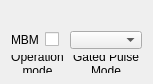
  <widget class="QWidget" name="layoutWidget">
   <property name="geometry">
    <rect>
     <x>10</x>
     <y>80</y>
     <width>141</width>
     <height>71</height>
    </rect>
   </property>
   <layout class="QGridLayout" name="multibunchLayout">
    <item row="1" column="2">
     <widget class="TaurusValueComboBox" name="tbGatedPulseModeCombo"/>
    </item>
    <item row="1" column="0">
     <widget class="QLabel" name="multibunchLabel">
      <property name="text">
       <string>MBM</string>
      </property>
     </widget>
    </item>
    <item row="0" column="0" colspan="2">
     <widget class="TaurusLabel" name="tbMultiBunchValue"/>
    </item>
    <item row="2" column="2">
     <widget class="QLabel" name="tbGatedPulseModeLabel">
      <property name="text">
       <string>Gated Pulse Mode</string>
      </property>
      <property name="alignment">
       <set>Qt::AlignCenter</set>
      </property>
      <property name="wordWrap">
       <bool>true</bool>
      </property>
     </widget>
    </item>
    <item row="2" column="0" colspan="2">
     <widget class="QLabel" name="label">
      <property name="text">
       <string>Operation mode</string>
      </property>
      <property name="alignment">
       <set>Qt::AlignCenter</set>
      </property>
      <property name="wordWrap">
       <bool>true</bool>
      </property>
     </widget>
    </item>
    <item row="1" column="1">
     <widget class="LinacValueCheckBox" name="tbMultiBunchCheck">
      <property name="showText" stdset="0">
       <bool>false</bool>
      </property>
     </widget>
    </item>
    <item row="0" column="2">
     <widget class="TaurusLabel" name="tbGatedPulseModeValue"/>
    </item>
   </layout>
  </widget>
